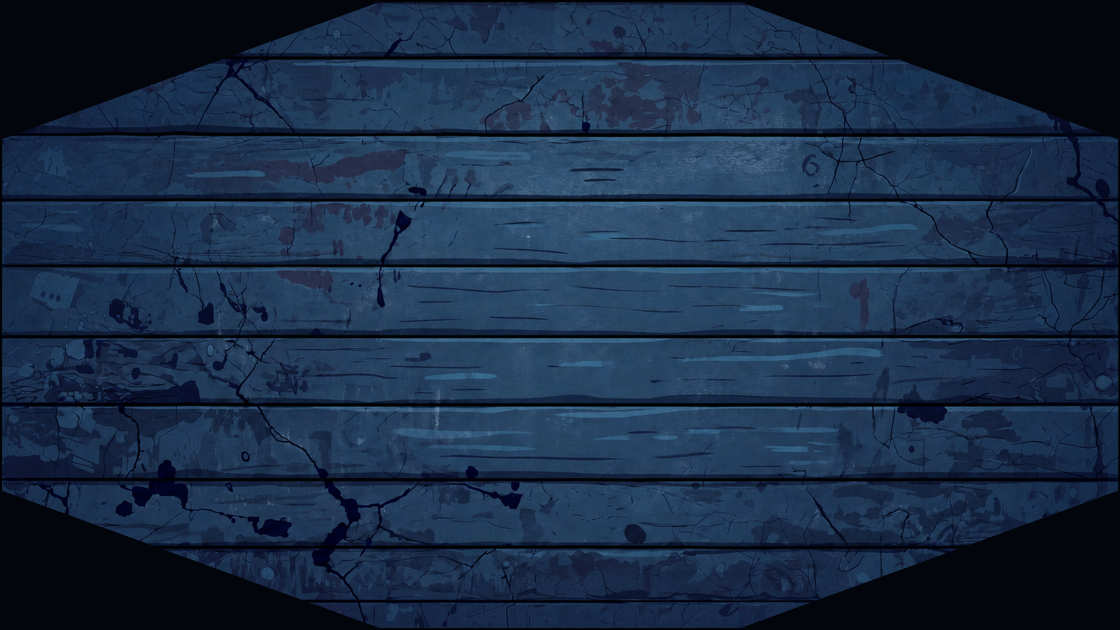
#> input picture Resources/Art/board/octagonal_cartoon_wood_board_2240x1260.png, 2240 x 1260 px, given in place of wall_texture_final_cursed_toy_v1.png, which was not available (shown at 1/2 size)
$ python produce_selected_wall_texture_v1.py
#> lines starting #> are read from the running program, lines starting #| are printed output that depends on the picture; after the words box and inside, x2 and y2 are one past the last pixel; in counts of white or black regions, pixels touching at a corner belong together; pictures that were not available may be replaced by others from this repository, and a replacement may not be noted
from __future__ import annotations

from pathlib import Path

import numpy as np
from PIL import Image, ImageDraw, ImageFont


PROJECT = Path(__file__).resolve().parents[3]
SOURCE = (
    PROJECT
    / "Resources/Art/walls/texture_concepts/wall_texture_final_cursed_toy_v1.png"
)
MASK_DIR = PROJECT / "Resources/Art/walls/shape_prototype_v1"
OUT = PROJECT / "Resources/Art/walls/cursed_toy_frame_v1"
BOARD_TEXTURE = PROJECT / "Resources/Art/board/octagonal_dark_wood_board.png"
OUTSIDE_BACKGROUND = (
    PROJECT / "Resources/Art/backgrounds/cursed_circus_outside_background.png"
)

OUTPUT_NAMES = {
    "body": "wall_body_256x40_cursed_toy_v1.png",
    "left": "wall_end_cap_left_64x40_cursed_toy_v1.png",
    "right": "wall_end_cap_right_64x40_cursed_toy_v1.png",
    "corner": "wall_corner_90_64x64_cursed_toy_v1.png",
}

MASK_NAMES = {
    "body": "wall_body_shape_256x40_v1.png",
    "left": "wall_end_cap_left_64x40_v1.png",
    "right": "wall_end_cap_right_64x40_v1.png",
    "corner": "wall_corner_90_64x64_v1.png",
}

TARGET_SIZES = {
    "body": (256, 40),
    "left": (64, 40),
    "right": (64, 40),
    "corner": (64, 64),
}


def clamp_box(box: tuple[int, int, int, int], size: tuple[int, int]) -> tuple[int, int, int, int]:
    left, top, right, bottom = box
    width, height = size
    return max(0, left), max(0, top), min(width, right), min(height, bottom)


def component_regions(size: tuple[int, int]) -> dict[str, tuple[int, int, int, int]]:
    width, height = size
    return {
        "body": (int(width * 0.04), int(height * 0.07), int(width * 0.96), int(height * 0.41)),
        "left": (int(width * 0.03), int(height * 0.43), int(width * 0.34), int(height * 0.82)),
        "right": (int(width * 0.34), int(height * 0.43), int(width * 0.66), int(height * 0.82)),
        "corner": (int(width * 0.66), int(height * 0.41), int(width * 0.98), int(height * 0.90)),
    }


def component_bbox(
    sheet: Image.Image,
    region: tuple[int, int, int, int],
    padding: int,
) -> tuple[int, int, int, int]:
    crop = np.asarray(sheet.crop(region).convert("RGB"), dtype=np.int16)
    red = crop[:, :, 0]
    green = crop[:, :, 1]
    blue = crop[:, :, 2]
    navy_surface = (blue - red > 5) & (blue - green > 1) & (blue > 18)
    ivory_surface = (red > 70) & (green > 60) & (blue > 45)
    mask = navy_surface | ivory_surface
    ys, xs = np.nonzero(mask)
    if not len(xs):
        raise ValueError(f"No wall component found inside region {region}")

    left = region[0] + int(xs.min()) - padding
    top = region[1] + int(ys.min()) - padding
    right = region[0] + int(xs.max()) + padding + 1
    bottom = region[1] + int(ys.max()) + padding + 1
    return clamp_box((left, top, right, bottom), sheet.size)


def average_edge_pair(array: np.ndarray, width: int) -> np.ndarray:
    result = array.astype(np.float32).copy()
    image_width = result.shape[1]
    for x in range(width):
        opposite = image_width - 1 - x
        blend = x / max(1, width - 1)
        average = (array[:, x].astype(np.float32) + array[:, opposite].astype(np.float32)) * 0.5
        result[:, x] = average * (1.0 - blend) + array[:, x] * blend
        result[:, opposite] = average * (1.0 - blend) + array[:, opposite] * blend
    result[:, -1] = result[:, 0]
    return np.clip(result, 0, 255).astype(np.uint8)


def sample_muted_teal(sheet: Image.Image) -> np.ndarray:
    pixels = np.asarray(sheet.convert("RGB"), dtype=np.int16).reshape(-1, 3)
    red, green, blue = pixels[:, 0], pixels[:, 1], pixels[:, 2]
    candidates = pixels[
        (green - red > 20)
        & (blue - red > 22)
        & (green > 55)
        & (green < 150)
        & (blue < 165)
    ]
    if not len(candidates):
        return np.array([40, 101, 111], dtype=np.uint8)
    return np.median(candidates, axis=0).astype(np.uint8)


def prototype_zone_masks(prototype: Image.Image) -> tuple[np.ndarray, np.ndarray, np.ndarray]:
    rgba = np.asarray(prototype.convert("RGBA"))
    red = rgba[:, :, 0].astype(np.int16)
    green = rgba[:, :, 1].astype(np.int16)
    blue = rgba[:, :, 2].astype(np.int16)
    alpha = rgba[:, :, 3]
    visible = alpha > 8
    inner_boundary = visible & (red > 145) & (green > 135) & (blue > 115)
    outer_band = visible & (red > green * 1.35) & (red > blue * 1.15)
    body = visible & ~inner_boundary & ~outer_band
    return body, outer_band, inner_boundary


def apply_exact_mask(
    sample: Image.Image,
    prototype: Image.Image,
    teal: np.ndarray,
) -> Image.Image:
    sample_rgba = np.asarray(sample.convert("RGBA"), dtype=np.uint8).copy()
    prototype_rgba = np.asarray(prototype.convert("RGBA"), dtype=np.uint8)
    _, _, inner_boundary = prototype_zone_masks(prototype)

    luminance = (
        sample_rgba[:, :, 0].astype(np.int16)
        + sample_rgba[:, :, 1].astype(np.int16)
        + sample_rgba[:, :, 2].astype(np.int16)
    ) // 3
    variation = np.clip(luminance - int(np.median(luminance)), -7, 7)
    teal_surface = np.clip(teal[None, None, :].astype(np.int16) + variation[:, :, None], 0, 255)
    sample_rgba[inner_boundary, :3] = teal_surface[inner_boundary].astype(np.uint8)
    sample_rgba[:, :, 3] = prototype_rgba[:, :, 3]
    sample_rgba[prototype_rgba[:, :, 3] == 0, :3] = 0
    return Image.fromarray(sample_rgba, mode="RGBA")


# [26 lines left out: functions body_join_colors, blend_cap_join, not called in this run]


def prepare_body_crop(sheet: Image.Image, box: tuple[int, int, int, int]) -> Image.Image:
    left, top, right, bottom = box
    width = right - left
    center_trim = int(width * 0.17)
    return sheet.crop((left + center_trim, top, right - center_trim, bottom))


# [74 lines left out: functions save_png, assemble_wall, make_component_preview, alpha_composite_center, make_board_application_preview, not called in this run]


def main() -> None:
    OUT.mkdir(parents=True, exist_ok=True)
    sheet = Image.open(SOURCE).convert("RGB")
#> sheet is the input picture: PIL image 2240x1260 RGB; mean R, G, B 25.3, 44.4, 69.5
    regions = component_regions(sheet.size)
    boxes = {
        name: component_bbox(sheet, region, padding=8 if name != "corner" else 12)
        for name, region in regions.items()
    }
#> in component_bbox, `navy_surface = (blue - red > 5) & (blue - green > 1) & (blue > 18)`:
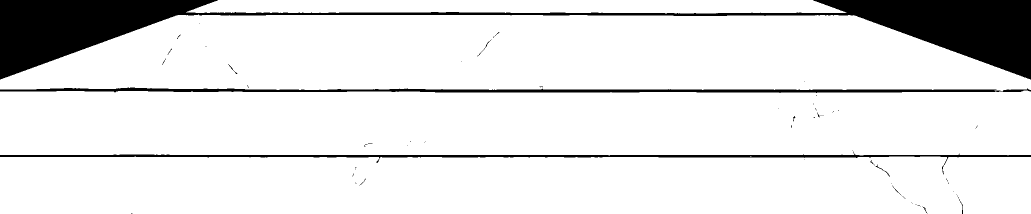
#> navy_surface: shape (428, 2061) bool (shown at 1/2 size); 89% white; 69 black regions (59 under 20 px), largest, box (x1, y1, x2, y2) and area: (0, 0, 2061, 159) 76222, (0, 175, 2061, 186) 11100, (0, 303, 2061, 349) 9059
#> in component_bbox, `ivory_surface = (red > 70) & (green > 60) & (blue > 45)`:
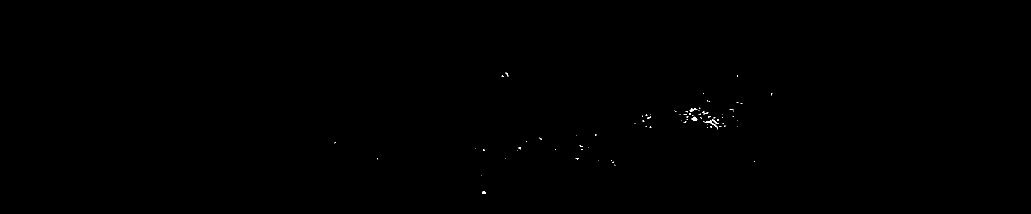
#> ivory_surface: shape (428, 2061) bool (shown at 1/2 size); 0.07% white in thin lines or dots, all inside (x1, y1, x2, y2) = (669, 145, 1545, 388)
#> in component_bbox, `left = region[0] + int(xs.min()) - padding`: left = 81
#> in component_bbox, `top = region[1] + int(ys.min()) - padding`: top = 80
#> in component_bbox, `right = region[0] + int(xs.max()) + padding + 1`: right = 2158
#> in component_bbox, `bottom = region[1] + int(ys.max()) + padding + 1`: bottom = 524
#> in component_bbox (call 2), `navy_surface = (blue - red > 5) & (blue - green > 1) & (blue > 18)`: navy_surface: shape (492, 694) bool; 96% white; 80 black regions (66 under 20 px), largest, box (x1, y1, x2, y2) and area: (0, 249, 694, 316) 4269, (0, 128, 694, 136) 3838, (0, 411, 694, 426) 3832
#> in component_bbox (call 2), `ivory_surface = (red > 70) & (green > 60) & (blue > 45)`: ivory_surface: shape (492, 694) bool; 0.02% white in thin lines or dots, all inside (x1, y1, x2, y2) = (386, 49, 678, 468)
#> call 3 of component_bbox, with region = (761, 541, 1478, 1033), padding = 8
#> in component_bbox (call 3), `navy_surface = (blue - red > 5) & (blue - green > 1) & (blue > 18)`: navy_surface: shape (492, 717) bool; 96.9% white; 8 black regions (5 under 20 px), largest, box (x1, y1, x2, y2) and area: (0, 266, 717, 272) 3870, (0, 415, 717, 422) 3645, (0, 129, 717, 135) 3532
#> in component_bbox (call 3), `ivory_surface = (red > 70) & (green > 60) & (blue > 45)`:
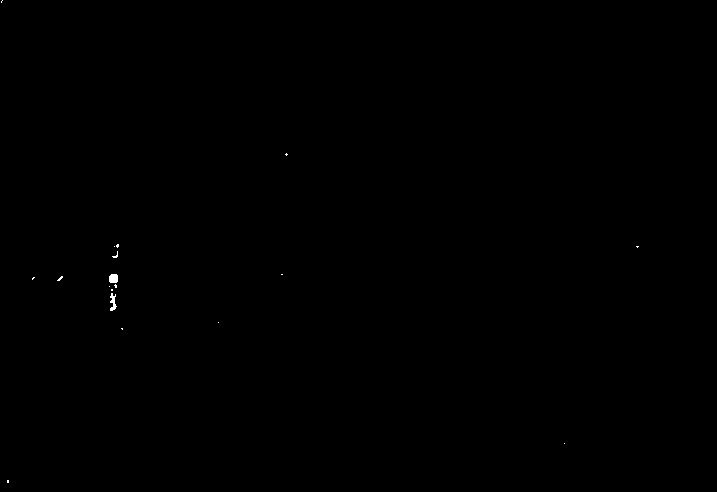
#> ivory_surface: shape (492, 717) bool; 0.06% white; 18 white regions (16 under 20 px), largest, box (x1, y1, x2, y2) and area: (109, 274, 118, 283) 75, (110, 293, 117, 311) 70
#> in component_bbox (call 3), `left = region[0] + int(xs.min()) - padding`: left = 753
#> in component_bbox (call 3), `right = region[0] + int(xs.max()) + padding + 1`: right = 1486
#> call 4 of component_bbox, with region = (1478, 516, 2195, 1134), padding = 12
#> in component_bbox (call 4), `navy_surface = (blue - red > 5) & (blue - green > 1) & (blue > 18)`: navy_surface: shape (618, 717) bool; 90.1% white; 47 black regions (39 under 20 px), largest, box (x1, y1, x2, y2) and area: (0, 481, 717, 618) 28088, (0, 278, 717, 298) 4088, (0, 123, 717, 160) 3935
#> in component_bbox (call 4), `ivory_surface = (red > 70) & (green > 60) & (blue > 45)`:
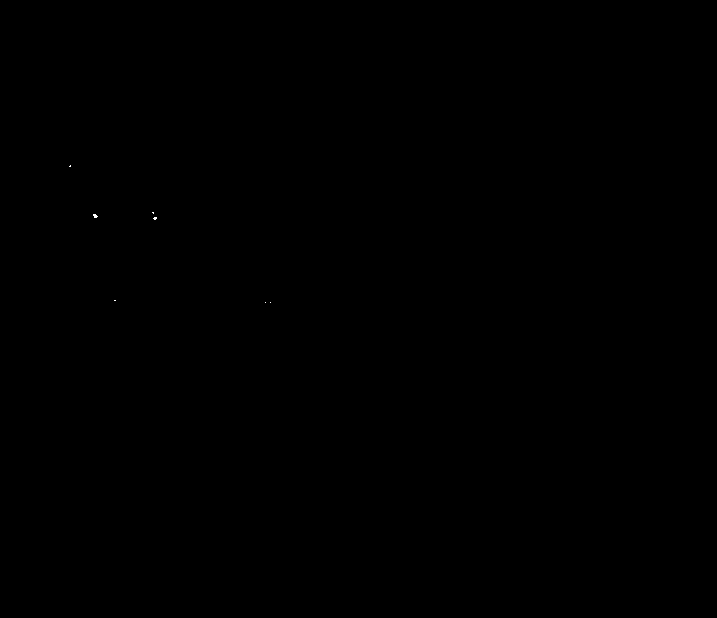
#> ivory_surface: shape (618, 717) bool; 0.01% white in thin lines or dots, all inside (x1, y1, x2, y2) = (69, 165, 271, 303)
#> in component_bbox (call 4), `left = region[0] + int(xs.min()) - padding`: left = 1466
#> in component_bbox (call 4), `top = region[1] + int(ys.min()) - padding`: top = 504
#> in component_bbox (call 4), `right = region[0] + int(xs.max()) + padding + 1`: right = 2207
#> in component_bbox (call 4), `bottom = region[1] + int(ys.max()) + padding + 1`: bottom = 1146
#> boxes = {'body': (81, 80, 2158, 524), 'left': (59, 533, 769, 1041), 'right': (753, 533, 1486, 1041), 'corner': (1466, 504, 2207, 1146)}

    teal = sample_muted_teal(sheet)
#> teal = [38, 67, 97]
    assets: dict[str, Image.Image] = {}
    for name in ("body", "left", "right", "corner"):
        prototype = Image.open(MASK_DIR / MASK_NAMES[name]).convert("RGBA")
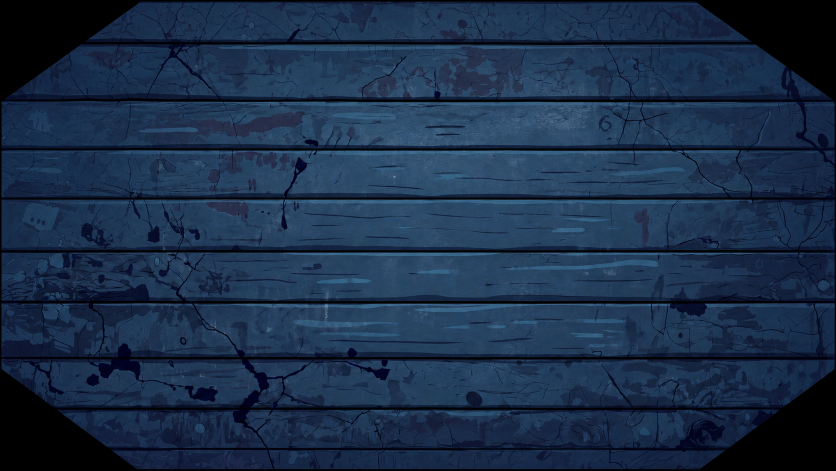
#> input picture Resources/Art/board/octagonal_cartoon_wood_board_v1.png, 1672 x 941 px, given in place of wall_body_shape_256x40_v1.png, which was not available (shown at 1/2 size)
        source_crop = (
            prepare_body_crop(sheet, boxes[name])
            if name == "body"
            else sheet.crop(boxes[name])
        )
        sample = source_crop.resize(TARGET_SIZES[name], Image.Resampling.LANCZOS).convert("RGBA")
        if name == "body":
            seamless = average_edge_pair(np.asarray(sample), width=18)
#> after the loop in average_edge_pair, `for x in range(width):`: result: shape (40, 256, 4) float32; mean of channels 0, 1, 2, 3 35.5, 60.2, 88.6, 255
            sample = Image.fromarray(seamless, mode="RGBA")
        asset = apply_exact_mask(sample, prototype, teal)
#> in prototype_zone_masks, `alpha = rgba[:, :, 3]`: alpha: shape (941, 1672); every value is 255
#> in prototype_zone_masks, `visible = alpha > 8`: visible: shape (941, 1672) bool; every value is 1
#> in prototype_zone_masks, `inner_boundary = visible & (red > 145) & (green > 135) & (blue > 115)`: inner_boundary: shape (941, 1672) bool; every value is 0
#> in prototype_zone_masks, `outer_band = visible & (red > green * 1.35) & (red > blue * 1.15)`: outer_band: shape (941, 1672) bool; 0.35% white in thin lines or dots
#> in prototype_zone_masks, `body = visible & ~inner_boundary & ~outer_band`:
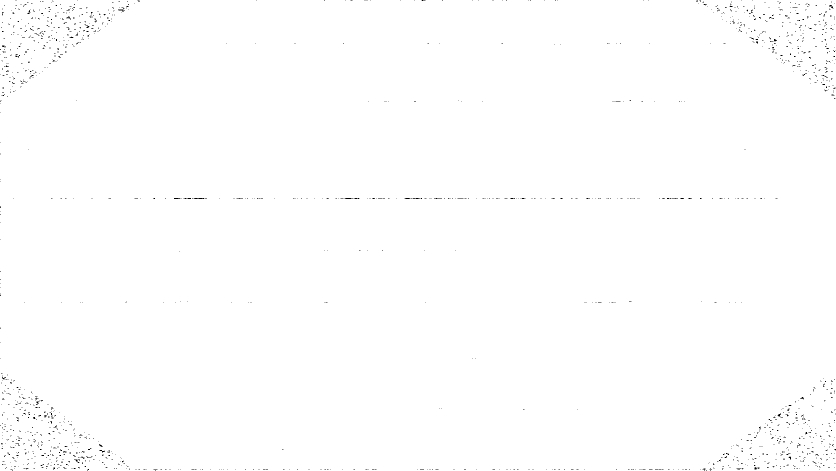
#> body: shape (941, 1672) bool (shown at 1/2 size); 99.7% white; black in thin lines or dots
#> in apply_exact_mask, `teal_surface = np.clip(teal[None, None, :].astype(np.int16) + variatio..`:
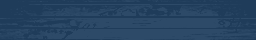
#> teal_surface: shape (40, 256, 3) int16; mean of channels 0, 1, 2 38, 67, 97; drawn as R, G, B
        assets[name] = asset

    assets["left"] = blend_cap_join(assets["left"], assets["body"], side="right")
    assets["right"] = blend_cap_join(assets["right"], assets["body"], side="left")
    for name, asset in assets.items():
        save_png(asset, OUTPUT_NAMES[name])

    assembled: dict[int, Image.Image] = {}
    for length in (820, 1090, 1222):
        wall = assemble_wall(assets["body"], assets["left"], assets["right"], length)
        assembled[length] = wall
        save_png(wall, f"wall_assembled_{length}px_cursed_toy_v1.png")

    preview = make_component_preview(assets)
    preview.save(OUT / "wall_components_cursed_toy_v1_preview.png", optimize=True)
    board_preview = make_board_application_preview(assembled[820])
    board_preview.save(OUT / "wall_board_application_cursed_toy_v1_preview.png", optimize=True)

    body_array = np.asarray(assets["body"])
    edge_match = bool(np.array_equal(body_array[:, 0], body_array[:, -1]))
    print(f"source_size={sheet.size}")
    for name, box in boxes.items():
        print(f"{name}_source_box={box}")
    print(f"sampled_teal={tuple(int(value) for value in teal)}")
    for name, asset in assets.items():
        alpha = asset.getchannel("A")
        print(f"{OUTPUT_NAMES[name]} size={asset.size} alpha={alpha.getextrema()}")
    print(f"body_tile_edge_match={edge_match}")
    print(f"output={OUT}")


if __name__ == "__main__":
#> (the run stopped early here; a loop or call above may not have finished)
